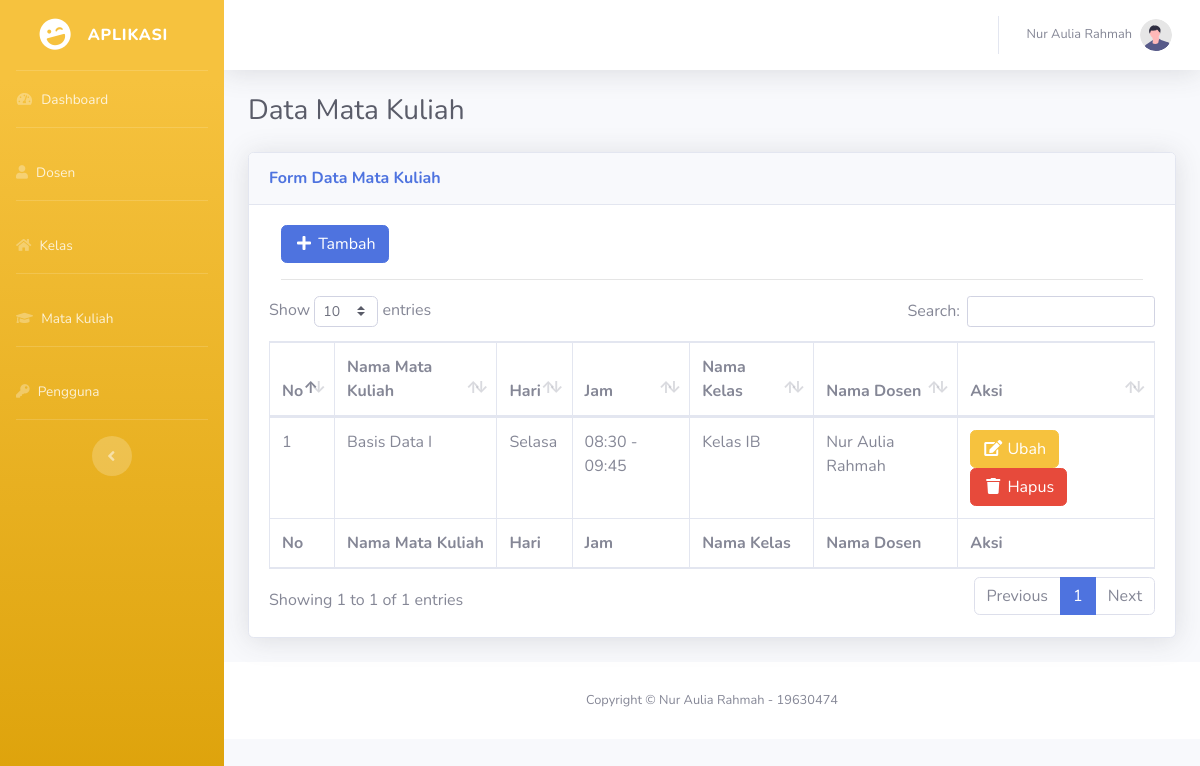
The page /matkul.php (signed in) on the database its author committed.
### tables this page shows
CREATE TABLE IF NOT EXISTS `pengguna` (
`id_pengguna` int(11) NOT NULL,
  `nama_pengguna` varchar(100) NOT NULL,
  `user` varchar(100) NOT NULL,
  `pass` varchar(100) NOT NULL
);

CREATE TABLE IF NOT EXISTS `matkul` (
`id_matkul` int(11) NOT NULL,
  `nama_matkul` varchar(100) NOT NULL,
  `hari` varchar(50) NOT NULL,
  `jam` varchar(50) NOT NULL,
  `id_kelas` int(11) NOT NULL,
  `id_dosen` int(11) NOT NULL
);

CREATE TABLE IF NOT EXISTS `kelas` (
`id_kelas` int(11) NOT NULL,
  `nama_kelas` varchar(100) NOT NULL
);

CREATE TABLE IF NOT EXISTS `dosen` (
`id_dosen` int(11) NOT NULL,
  `nama_dosen` varchar(100) NOT NULL,
  `nohp` varchar(20) NOT NULL,
  `email` varchar(100) NOT NULL
);

CREATE TABLE IF NOT EXISTS `profil` (
`id` int(11) NOT NULL,
  `nama_aplikasi` varchar(100) NOT NULL,
  `nama_profil` varchar(100) NOT NULL,
  `nomor_profil` varchar(100) NOT NULL
);

### config/profil.php (called while the page is built, shortened)
<?php
$query_profil = mysqli_query($link, "select * from profil");
$data_profil = mysqli_fetch_array($query_profil);
$nama_profil = $data_profil['nama_profil'];
$nomor_profil = $data_profil['nomor_profil'];

### pages/center-matkul.php (the view, shortened to what this page needs)
<div class="container-fluid">
    <h1 class="h3 mb-4 text-gray-800"><?= $judul; ?></h1>
    <div class="card shadow mb-4">
        <div class="card-header py-3">
            <h6 class="m-0 font-weight-bold text-primary"><?= $judul_form; ?></h6>
        </div>
        <div class="card-body">
            <div class="col-12">
                <button type="button" class="btn btn-primary" title="Tambah" data-toggle="modal" data-target="#tambah"><i class="fa fa-fw fa-plus"></i> Tambah</button>
                <hr />
            </div>
            <div class=" table-responsive">
                <table class="table table-bordered" id="dataTable" width="100%" cellspacing="0">
                    <thead>
                        <tr>
                            <th>No</th>
                            <th>Nama Mata Kuliah</th>
                            <th>Hari</th>
                            <th>Jam</th>
                            <th>Nama Kelas</th>
                            <th>Nama Dosen</th>
                            <th>Aksi</th>
                        </tr>
                    </thead>
                    <tfoot>
                        <tr>
                            <th>No</th>
                            <th>Nama Mata Kuliah</th>
                            <th>Hari</th>
                            <th>Jam</th>
                            <th>Nama Kelas</th>
                            <th>Nama Dosen</th>
                            <th>Aksi</th>
                        </tr>
                    </tfoot>
                    <tbody>
                        <?php
                        $no = 1;
                        $query_matkul = mysqli_query($link, "select * from matkul order by id_matkul asc");
                        if (mysqli_num_rows($query_matkul) > 0) {
                            while ($data_matkul = mysqli_fetch_array($query_matkul)) {
                                $id_matkul = $data_matkul['id_matkul'];
                                $hari = $data_matkul['hari'];
                                $jam = $data_matkul['jam'];
                                $nama_matkul = $data_matkul['nama_matkul'];
                                $id_dosen = $data_matkul['id_dosen'];
                                $query_dosen = mysqli_query($link, "select * from dosen where id_dosen='$id_dosen' order by id_dosen asc");
                                $data_dosen = mysqli_fetch_array($query_dosen);
                                $nama_dosen = $data_dosen['nama_dosen'];
                                $id_kelas = $data_matkul['id_kelas'];
                                $query_kelas = mysqli_query($link, "select * from kelas where id_kelas='$id_kelas' order by id_kelas asc");
                                $data_kelas = mysqli_fetch_array($query_kelas);
                                $nama_kelas = $data_kelas['nama_kelas'];
                        ?>
                                <tr>
                                    <td><?= $no; ?></td>
                                    <td><?= $nama_matkul; ?></td>
                                    <td><?= $hari; ?></td>
                                    <td><?= $jam; ?></td>
                                    <td><?= $nama_kelas; ?></td>
                                    <td><?= $nama_dosen; ?></td>
                                    <td><a href="#" title="Ubah" data-toggle="modal" data-target="#ubah<?php echo $id_matkul; ?>"><button type="button" class="btn btn-warning "><i class="fa fa-fw fa-edit"></i> Ubah</button></a>&nbsp;&nbsp;<a href="proses/proses-matkul.php?s=<?php echo $id_matkul; ?>" title="Hapus" onclick="return confirm('Apakah anda yakin ingin menghapus data <?php echo $nama_matkul; ?>?')"><button type="button" class="btn btn-danger "><i class="fa fa-fw fa-trash"></i> Hapus </button></a></td>
                                </tr>
                        <?php $no++;
                            }
                        }
                        ?>
                    </tbody>
                </table>
            </div>
        </div>
    </div>
</div>

### matkul.php (shortened to what this page needs)
<?php
include 'config/koneksi.php';
include 'config/profil.php';
if (!isset($_SESSION['user'])) {
    echo "<script>alert('Anda belum login, silahkan login terlebih dahulu!');window.location ='login.php';</script>";
} else {
    $user = $_SESSION['user'];
    $query_session = mysqli_query($link, "select * from pengguna where user='$user'");
    if (mysqli_num_rows($query_session) == 1) {
        $judul = 'Data Mata Kuliah';
        $judul_form = 'Form Data Mata Kuliah';
        include "templates/header.php";
        include "templates/sidebar.php";
        include "templates/topnavbar.php";
        include "pages/center-matkul.php";
        include "templates/footer.php";
    } else {
        echo "<script>alert('Anda belum masuk, silahkan masuk terlebih dahulu!');window.location ='login.php';</script>";
    }
}

### templates/header.php (shortened to what this page needs)
<!DOCTYPE html>
<html lang="en">
<head>
    <link href="assets/vendor/fontawesome-free/css/all.min.css" rel="stylesheet" type="text/css">
    <link href="assets/css/sb-admin-2.min.css" rel="stylesheet">
    <link href="assets/vendor/datatables/dataTables.bootstrap4.min.css" rel="stylesheet">
    <?php
    $data_session = mysqli_fetch_array($query_session);
    $nama_penggunalogin = $data_session['nama_pengguna'];
    ?>
</head>
<body id="page-top">
    <div id="wrapper">

### templates/sidebar.php
<ul class="navbar-nav bg-gradient-warning sidebar sidebar-dark accordion" id="accordionSidebar">
    <a class="sidebar-brand d-flex align-items-center justify-content-center" href="index.html">
        <div class="sidebar-brand-icon rotate-n-15">
            <i class="fas fa-laugh-wink"></i>
        </div>
        <div class="sidebar-brand-text mx-3">Aplikasi</div>
    </a>
    <hr class="sidebar-divider my-0">
    <li class="nav-item">
        <a class="nav-link" href="index.php">
            <i class="fas fa-fw fa-tachometer-alt"></i>
            <span>Dashboard</span></a>
    </li>
    <hr class="sidebar-divider">
    <li class="nav-item">
        <a class="nav-link" href="dosen.php">
            <i class="fa fa-user" aria-hidden="true"></i>
            <span>Dosen</span></a>
    </li>
    <hr class="sidebar-divider">
    <li class="nav-item">
        <a class="nav-link" href="kelas.php">
            <i class="fa fa-home" aria-hidden="true"></i>
            <span>Kelas</span></a>
    </li>
    <hr class="sidebar-divider">
    <li class="nav-item">
        <a class="nav-link" href="matkul.php">
            <i class="fa fa-graduation-cap" aria-hidden="true"></i>
            <span>Mata Kuliah</span></a>
    </li>
    <hr class="sidebar-divider">
    <li class="nav-item">
        <a class="nav-link" href="pengguna.php">
            <i class="fa fa-key" aria-hidden="true"></i>
            <span>Pengguna</span></a>
    </li>
    <hr class="sidebar-divider d-none d-md-block">
    <div class="text-center d-none d-md-inline">
        <button class="rounded-circle border-0" id="sidebarToggle"></button>
    </div>
</ul>
<div id="content-wrapper" class="d-flex flex-column">
    <div id="content">

### templates/topnavbar.php (shortened to what this page needs)
<nav class="navbar navbar-expand navbar-light bg-white topbar mb-4 static-top shadow">
    <ul class="navbar-nav ml-auto">
        <li class="nav-item dropdown no-arrow">
            <a class="nav-link dropdown-toggle" href="#" id="userDropdown" role="button" data-toggle="dropdown" aria-haspopup="true" aria-expanded="false">
                <span class="mr-2 d-none d-lg-inline text-gray-600 small"><?= $nama_penggunalogin; ?></span>
                <img class="img-profile rounded-circle" src="assets/img/undraw_profile.svg">
            </a>
        </li>
    </ul>
</nav>

### templates/footer.php (shortened to what this page needs)
<footer class="sticky-footer bg-white">
    <div class="container my-auto">
        <div class="copyright text-center my-auto">
            <span>Copyright &copy; <?= $nama_profil . ' - ' . $nomor_profil; ?></span>
        </div>
    </div>
</footer>
</div>
</div>
</body>
</html>

### rows shown on the page
pengguna: nama_pengguna "Nur Aulia Rahmah"
matkul: nama_matkul "Basis Data I", hari "Selasa", jam "08:30 - 09:45", id_kelas.nama_kelas "Kelas IB", id_dosen.nama_dosen "Nur Aulia Rahmah"
profil: nama_profil "Nur Aulia Rahmah", nomor_profil "19630474"

### other values the page prints
$judul "Data Mata Kuliah"
$judul_form "Form Data Mata Kuliah"
